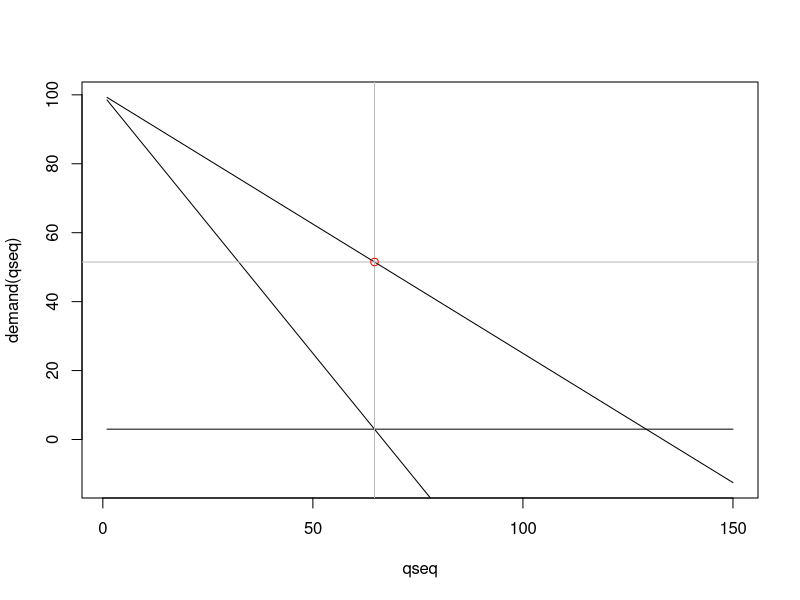

R code for this plot:
alpha = 100
beta = 0.75
c = 3

demand <- function(q) alpha - beta*q
mr <- function(q) alpha - 2*beta*q
mc <- function(q) c
q_opt <- (alpha-c)/(2*beta)

qseq <- 1:150

plot(qseq,demand(qseq),type="l")
lines(qseq,mr(qseq))
lines(qseq,rep(c,length(qseq)))
abline(v=q_opt,col="grey")
abline(h=demand(q_opt),col="grey")
points(q_opt,demand(q_opt),col="red")
